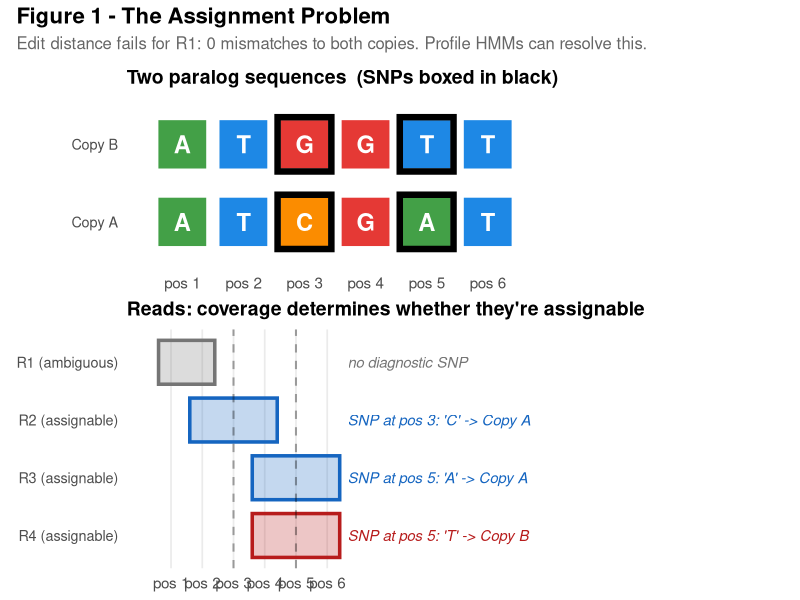
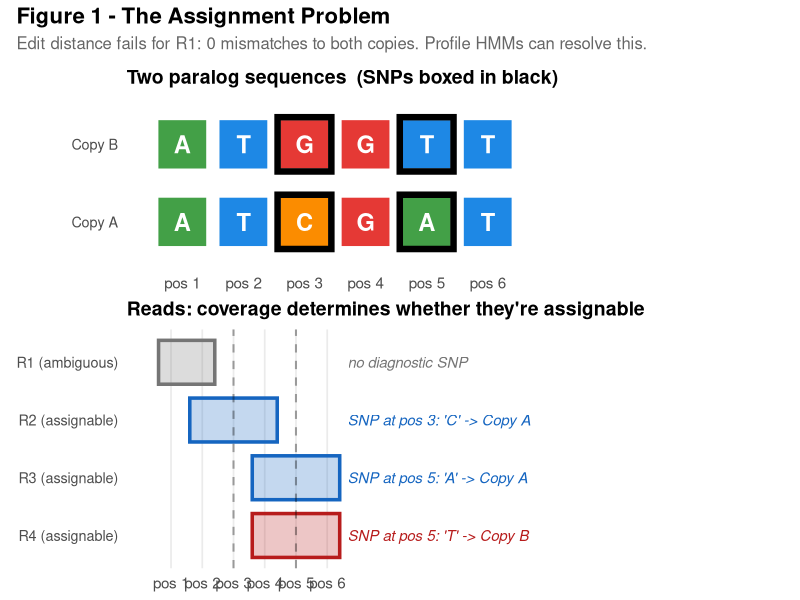
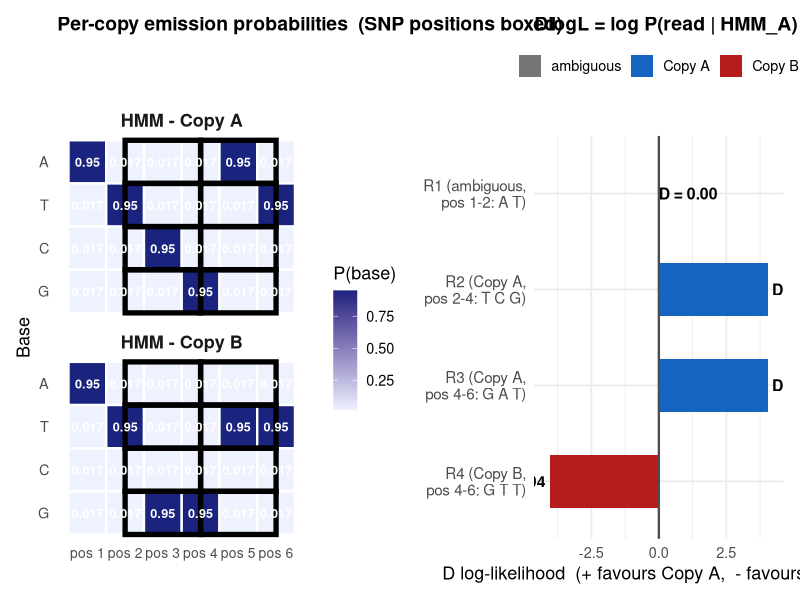
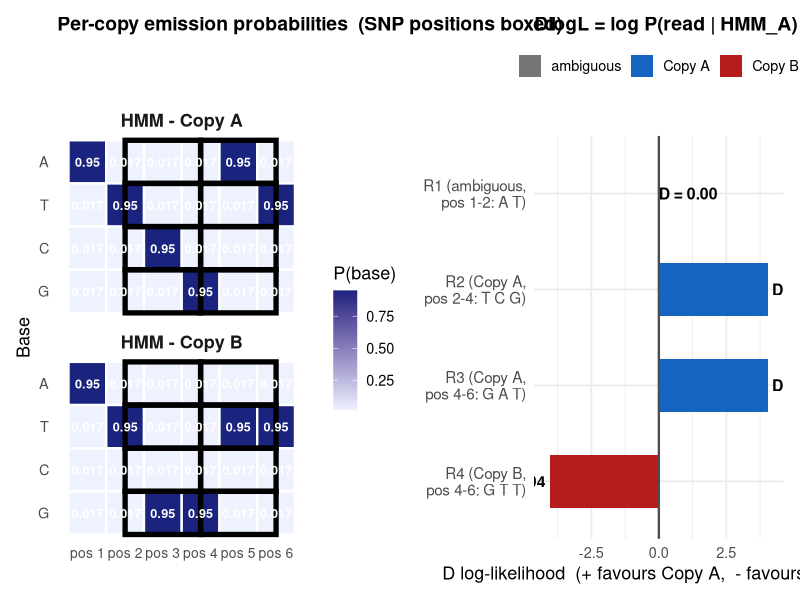
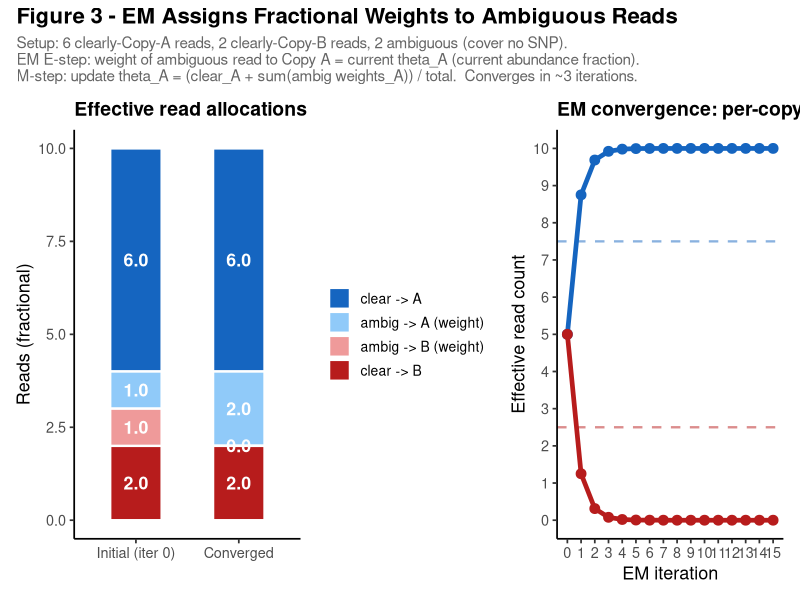
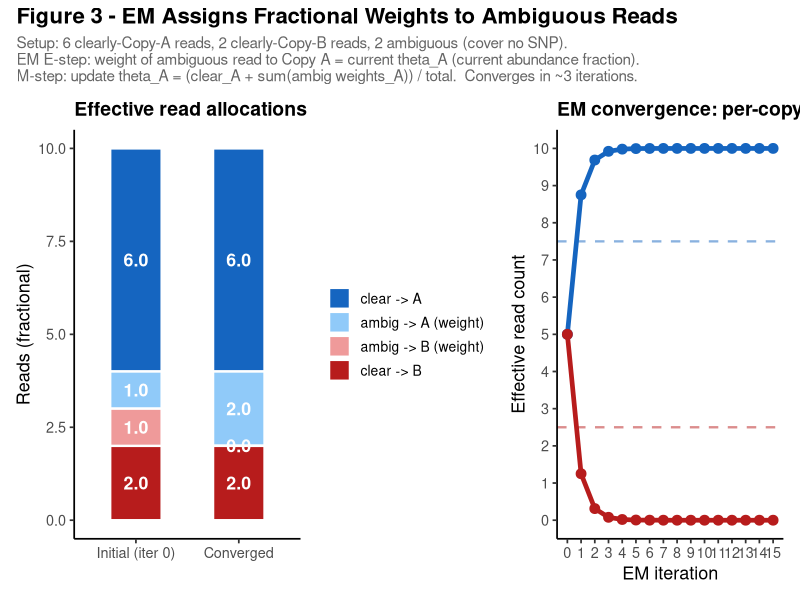

R code for these plots, in order:
suppressPackageStartupMessages({
  library(ggplot2)
  library(dplyr)
  library(patchwork)
  library(tidyr)
})

FIGURES_DIR <- "figures"
dir.create(FIGURES_DIR, showWarnings = FALSE)

# ── Toy example ───────────────────────────────────────────────────────────────
# 6-position exon; SNPs at positions 3 (C/G) and 5 (A/T)
pos   <- 1:6
seq_A <- c("A","T","C","G","A","T")
seq_B <- c("A","T","G","G","T","T")
snps  <- which(seq_A != seq_B)           # positions 3 and 5

base_pal <- c(A="#43A047", T="#1E88E5", C="#FB8C00", G="#E53935")
SLIDE_BASE <- 13   # base_size for slides

# ── Emission matrix helpers ────────────────────────────────────────────────────
p_match <- 0.95
p_other <- (1 - p_match) / 3
bases   <- c("A","T","C","G")

mk_emit <- function(seq) {
  m <- matrix(p_other, nrow = length(seq), ncol = 4,
              dimnames = list(seq_along(seq), bases))
  for (i in seq_along(seq)) m[i, seq[i]] <- p_match
  m
}
emit_A <- mk_emit(seq_A)
emit_B <- mk_emit(seq_B)

log_lik_read <- function(read_bases, emit, start_pos) {
  rows <- seq_along(read_bases) + start_pos - 1L
  sum(log(emit[cbind(rows, match(read_bases, bases))]))
}

# ═══════════════════════════════════════════════════════════════════════════════
# FIGURE 1 — The Assignment Problem
# ═══════════════════════════════════════════════════════════════════════════════
#   Top:    Two paralog sequences as colored tiles; SNP positions boxed
#   Bottom: Four reads as bars; annotated "assignable" or "ambiguous"
#           + a small edit-distance table showing why ambiguous reads fail

# ── Sequence tile data ────────────────────────────────────────────────────────
seq_df <- bind_rows(
  data.frame(copy = "Copy A", pos = pos, base = seq_A, is_snp = pos %in% snps),
  data.frame(copy = "Copy B", pos = pos, base = seq_B, is_snp = pos %in% snps)
)

p_seqs <- ggplot(seq_df, aes(x = pos, y = copy)) +
  geom_tile(aes(fill = base), color = "white", linewidth = 2,
            width = 0.88, height = 0.70) +
  geom_tile(data = filter(seq_df, is_snp),
            fill = NA, color = "black", linewidth = 2.2,
            width = 0.88, height = 0.70) +
  geom_text(aes(label = base), color = "white", fontface = "bold", size = 6) +
  scale_fill_manual(values = base_pal) +
  scale_x_continuous(breaks = 1:6, labels = paste0("pos ", 1:6),
                     expand = c(0.08, 0)) +
  labs(title = "Two paralog sequences  (SNPs boxed in black)",
       x = NULL, y = NULL) +
  theme_minimal(base_size = SLIDE_BASE) +
  theme(panel.grid = element_blank(),
        legend.position = "none",
        axis.text.x = element_text(size = 11),
        plot.title = element_text(face = "bold", size = 14))

# ── Read bar data ─────────────────────────────────────────────────────────────
# R1: pos 1-2  (no SNP) → ambiguous
# R2: pos 2-4  (covers SNP at pos 3, base = C → Copy A) → assignable
# R3: pos 4-6  (covers SNP at pos 5, base = A → Copy A) → assignable
# R4: pos 4-6  (covers SNP at pos 5, base = T → Copy B) → assignable
# (R4 has the Copy B base at pos 5)
reads_meta <- data.frame(
  read_id   = c("R1 (ambiguous)", "R2 (assignable)", "R3 (assignable)", "R4 (assignable)"),
  start     = c(1, 2, 4, 4),
  end       = c(2, 4, 6, 6),
  src       = c("ambiguous", "Copy A", "Copy A", "Copy B"),
  # which SNP does this read cover, if any?
  snp_label = c("no diagnostic SNP", "SNP at pos 3: 'C' -> Copy A",
                "SNP at pos 5: 'A' -> Copy A", "SNP at pos 5: 'T' -> Copy B")
)
reads_meta$read_id <- factor(reads_meta$read_id, levels = rev(reads_meta$read_id))

assign_pal <- c("Copy A" = "#1565C0", "Copy B" = "#B71C1C", "ambiguous" = "#757575")

p_reads <- ggplot(reads_meta) +
  # shaded region covered by read
  geom_rect(aes(xmin = start - 0.4, xmax = end + 0.4,
                ymin = as.integer(read_id) - 0.38,
                ymax = as.integer(read_id) + 0.38,
                fill = src), alpha = 0.25) +
  # bold border
  geom_rect(aes(xmin = start - 0.4, xmax = end + 0.4,
                ymin = as.integer(read_id) - 0.38,
                ymax = as.integer(read_id) + 0.38,
                color = src), fill = NA, linewidth = 1.2) +
  # SNP annotation
  geom_text(aes(x = 6.65, y = as.integer(read_id), label = snp_label,
                color = src),
            hjust = 0, size = 3.8, fontface = "italic") +
  # vertical SNP position lines
  geom_vline(xintercept = snps, linetype = "dashed",
             color = "black", alpha = 0.35, linewidth = 0.7) +
  scale_fill_manual(values = assign_pal, name = NULL) +
  scale_color_manual(values = assign_pal, name = NULL) +
  scale_x_continuous(breaks = 1:6, labels = paste0("pos ", 1:6),
                     expand = c(0.08, 0)) +
  scale_y_continuous(breaks = seq_along(levels(reads_meta$read_id)),
                     labels = levels(reads_meta$read_id)) +
  coord_cartesian(xlim = c(0.5, 12), clip = "off") +
  labs(title = "Reads: coverage determines whether they're assignable",
       x = NULL, y = NULL) +
  theme_minimal(base_size = SLIDE_BASE) +
  theme(panel.grid.minor = element_blank(),
        panel.grid.major.y = element_blank(),
        legend.position = "none",
        axis.text.x = element_text(size = 11),
        plot.title = element_text(face = "bold", size = 14),
        plot.margin = margin(r = 180))

fig1 <- p_seqs / p_reads + plot_layout(heights = c(1, 1.4)) +
  plot_annotation(
    title    = "Figure 1 - The Assignment Problem",
    subtitle = "Edit distance fails for R1: 0 mismatches to both copies. Profile HMMs can resolve this.",
    theme = theme(plot.title = element_text(size = 16, face = "bold"),
                  plot.subtitle = element_text(size = 12, color = "gray40"))
  )

ggsave(file.path(FIGURES_DIR, "fig_hmm1_problem.pdf"), fig1,
       width = 11, height = 7, units = "in")
ggsave(file.path(FIGURES_DIR, "fig_hmm1_problem.png"), fig1,
       width = 11, height = 7, units = "in", dpi = 200)
message("Figure 1 saved.")

# ═══════════════════════════════════════════════════════════════════════════════
# FIGURE 2 — Per-Copy Profile HMM Construction + Scoring
# ═══════════════════════════════════════════════════════════════════════════════
#   Left:   Emission-probability heatmap for HMM_A and HMM_B
#   Right:  For R2 (assignable) and R1 (ambiguous): compute logL_A, logL_B,
#           ΔlogL, and show as a bar (positive = Copy A, negative = Copy B)

# ── Emission heatmap data ─────────────────────────────────────────────────────
emit_long <- bind_rows(
  expand.grid(copy = "HMM - Copy A", pos = 1:6, base = bases,
              stringsAsFactors = FALSE) |>
    mutate(prob = emit_A[cbind(pos, match(base, bases))]),
  expand.grid(copy = "HMM - Copy B", pos = 1:6, base = bases,
              stringsAsFactors = FALSE) |>
    mutate(prob = emit_B[cbind(pos, match(base, bases))])
)
emit_long$base <- factor(emit_long$base, levels = rev(bases))
emit_long$is_snp <- emit_long$pos %in% snps

p_emit <- ggplot(emit_long, aes(x = pos, y = base, fill = prob)) +
  geom_tile(color = "white", linewidth = 0.8) +
  geom_tile(data = filter(emit_long, is_snp),
            fill = NA, color = "black", linewidth = 1.8) +
  geom_text(aes(label = ifelse(prob > 0.5,
                               sprintf("%.2f", prob),
                               sprintf("%.3f", prob))),
            size = 3.2, color = "white", fontface = "bold") +
  scale_fill_gradient(low = "#EEF2FF", high = "#1A237E",
                      name = "P(base)") +
  scale_x_continuous(breaks = 1:6, labels = paste0("pos ", 1:6)) +
  facet_wrap(~ copy, ncol = 1) +
  labs(title = "Per-copy emission probabilities  (SNP positions boxed)",
       x = NULL, y = "Base") +
  theme_minimal(base_size = SLIDE_BASE) +
  theme(panel.grid = element_blank(),
        strip.text = element_text(face = "bold", size = 13),
        axis.text.x = element_text(size = 10),
        plot.title = element_text(face = "bold", size = 14))

# ── Log-likelihood scoring ─────────────────────────────────────────────────────
# R1: pos 1-2, bases = A T  (same in both copies → ΔlogL = 0)
# R2: pos 2-4, bases = T C G  (Copy A read, covers SNP at pos 3)
# R3: pos 4-6, bases = G A T  (Copy A read, covers SNP at pos 5)
# R4: pos 4-6, bases = G T T  (Copy B read, covers SNP at pos 5)

score_reads <- data.frame(
  read_id = c("R1 (ambiguous,\npos 1-2: A T)",
              "R2 (Copy A,\npos 2-4: T C G)",
              "R3 (Copy A,\npos 4-6: G A T)",
              "R4 (Copy B,\npos 4-6: G T T)"),
  start   = c(1L, 2L, 4L, 4L),
  bases   = I(list(c("A","T"), c("T","C","G"), c("G","A","T"), c("G","T","T")))
)
score_reads$logL_A <- mapply(log_lik_read,
                             score_reads$bases, list(emit_A), score_reads$start)
score_reads$logL_B <- mapply(log_lik_read,
                             score_reads$bases, list(emit_B), score_reads$start)
score_reads$delta  <- score_reads$logL_A - score_reads$logL_B
score_reads$decision <- ifelse(abs(score_reads$delta) < 0.1, "ambiguous",
                                ifelse(score_reads$delta > 0, "Copy A", "Copy B"))
score_reads$read_id <- factor(score_reads$read_id,
                               levels = rev(score_reads$read_id))

p_score <- ggplot(score_reads, aes(y = read_id, x = delta,
                                    fill = decision)) +
  geom_col(width = 0.55) +
  geom_vline(xintercept = 0, linewidth = 0.8, color = "gray30") +
  geom_text(aes(label = sprintf("D = %.2f", delta),
                x = delta + sign(delta) * 0.15),
            hjust = ifelse(score_reads$delta >= 0, 0, 1),
            size = 4, fontface = "bold") +
  scale_fill_manual(values = c("Copy A" = "#1565C0",
                                "Copy B" = "#B71C1C",
                                "ambiguous" = "#757575"),
                    name = NULL) +
  labs(title = "DlogL = log P(read | HMM_A) - log P(read | HMM_B)",
       x = "D log-likelihood  (+ favours Copy A,  - favours Copy B)",
       y = NULL) +
  theme_minimal(base_size = SLIDE_BASE) +
  theme(legend.position = "top",
        axis.text.y = element_text(size = 11),
        plot.title = element_text(face = "bold", size = 14))

fig2 <- p_emit | p_score +
  plot_annotation(
    title    = "Figure 2 - Per-Copy Profile HMM Construction & Scoring",
    subtitle = paste0(
      "Each HMM emits P(base) ~= 0.95 at the copy's own base, ~= 0.017 elsewhere.\n",
      "At SNP positions (boxed) the two HMMs diverge strongly -> large |DlogL|.\n",
      "R1 covers no SNP -> DlogL ~= 0 -> ambiguous. R2-R4 cover a SNP -> clear assignment."
    ),
    theme = theme(plot.title = element_text(size = 16, face = "bold"),
                  plot.subtitle = element_text(size = 11, color = "gray40"))
  )

ggsave(file.path(FIGURES_DIR, "fig_hmm2_scoring.pdf"), fig2,
       width = 14, height = 7.5, units = "in")
ggsave(file.path(FIGURES_DIR, "fig_hmm2_scoring.png"), fig2,
       width = 14, height = 7.5, units = "in", dpi = 200)
message("Figure 2 saved.")

# ═══════════════════════════════════════════════════════════════════════════════
# FIGURE 3 — EM Resolves Ambiguous Reads
# ═══════════════════════════════════════════════════════════════════════════════
#   Scenario: 10 reads total
#     6 clearly from Copy A (high +ΔlogL)
#     2 clearly from Copy B (high −ΔlogL)
#     2 ambiguous (ΔlogL ≈ 0, cover no SNP)
#   True: Copy A has 6 + some ambiguous fraction, Copy B has 2 + rest
#   Show EM iterates: fractional weight per ambiguous read converges.

# ── EM implementation ─────────────────────────────────────────────────────────
n_reads <- 10L
n_A_clear <- 6L;  n_B_clear <- 2L;  n_ambig <- 2L

# logL differences for each read category
delta_clear_A  <-  3.5   # log-odds strongly favouring Copy A
delta_clear_B  <- -3.5
delta_ambiguous <-  0.0  # truly ambiguous: equal prob from either copy

# EM loop
# State: theta = P(Copy A)   [probability that a random read came from Copy A]
# E-step: for ambiguous read, weight_A = theta * exp(logL_A) / normaliser
#         For clear reads, weight is effectively 0 or 1 (very high |delta|)
# M-step: theta = (sum of Copy A weights) / n_reads

em_iters <- 15L
theta_vec   <- numeric(em_iters + 1L)
w_ambig_vec <- numeric(em_iters + 1L)  # weight assigned to Copy A for each ambig read
theta_vec[1] <- 0.5   # start uniform

for (iter in seq_len(em_iters)) {
  th <- theta_vec[iter]
  # E-step: weights
  # clear_A reads: P(Copy A | read) ≈ 1   (ΔlogL = 3.5 >> 0)
  # clear_B reads: P(Copy A | read) ≈ 0
  # ambig reads:   P(Copy A | read) = th * exp(0) / (th*1 + (1-th)*1) = th
  #   (because exp(delta_ambiguous) = 1 for ambiguous reads)
  w_A_clear  <- n_A_clear  * 1.0
  w_A_ambig  <- n_ambig    * th       # fractional weight per ambiguous read
  w_B_clear  <- n_B_clear  * 0.0
  w_B_ambig  <- n_ambig    * (1 - th)

  # M-step
  total_A <- w_A_clear + w_A_ambig
  total_B <- w_B_clear + w_B_ambig
  theta_new <- total_A / (total_A + total_B)
  theta_vec[iter + 1L]   <- theta_new
  w_ambig_vec[iter + 1L] <- th   # the weight that was USED in this iteration
}

em_df <- data.frame(
  iter    = 0:em_iters,
  theta   = theta_vec,
  w_ambig = w_ambig_vec
)
em_df$count_A <- em_df$theta * n_reads
em_df$count_B <- (1 - em_df$theta) * n_reads

# ── EM convergence line plot ──────────────────────────────────────────────────
p_conv <- ggplot(em_df, aes(x = iter)) +
  geom_hline(yintercept = (n_A_clear + n_ambig * (n_A_clear / (n_A_clear + n_B_clear))),
             linetype = "dashed", color = "#1565C0", linewidth = 0.8, alpha = 0.5) +
  geom_hline(yintercept = (n_B_clear + n_ambig * (n_B_clear / (n_A_clear + n_B_clear))),
             linetype = "dashed", color = "#B71C1C", linewidth = 0.8, alpha = 0.5) +
  geom_line(aes(y = count_A), color = "#1565C0", linewidth = 1.6) +
  geom_point(aes(y = count_A), color = "#1565C0", size = 3) +
  geom_line(aes(y = count_B), color = "#B71C1C", linewidth = 1.6) +
  geom_point(aes(y = count_B), color = "#B71C1C", size = 3) +
  annotate("label", x = 14, y = em_df$count_A[em_iters + 1] + 0.15,
           label = sprintf("Copy A: %.2f reads", em_df$count_A[em_iters + 1]),
           color = "#1565C0", fill = "white", size = 4.2, fontface = "bold",
           hjust = 1) +
  annotate("label", x = 14, y = em_df$count_B[em_iters + 1] - 0.15,
           label = sprintf("Copy B: %.2f reads", em_df$count_B[em_iters + 1]),
           color = "#B71C1C", fill = "white", size = 4.2, fontface = "bold",
           hjust = 1) +
  scale_x_continuous(breaks = 0:em_iters) +
  scale_y_continuous(breaks = 0:10, limits = c(0, 10)) +
  labs(title = "EM convergence: per-copy read counts",
       x = "EM iteration", y = "Effective read count") +
  theme_classic(base_size = SLIDE_BASE) +
  theme(plot.title = element_text(face = "bold", size = 14))

# ── Stacked bar of read allocations ──────────────────────────────────────────
alloc_df <- bind_rows(
  data.frame(iter = 0L,          # initial state
             type = c("clear -> A", "ambig -> A (weight)", "clear -> B", "ambig -> B (weight)"),
             count = c(n_A_clear, n_ambig * 0.5, n_B_clear, n_ambig * 0.5),
             copy  = c("Copy A","Copy A","Copy B","Copy B")),
  data.frame(iter = em_iters,    # converged state
             type = c("clear -> A", "ambig -> A (weight)", "clear -> B", "ambig -> B (weight)"),
             count = c(n_A_clear,
                       n_ambig * theta_vec[em_iters + 1],
                       n_B_clear,
                       n_ambig * (1 - theta_vec[em_iters + 1])),
             copy  = c("Copy A","Copy A","Copy B","Copy B"))
)
alloc_df$iter_label <- factor(
  ifelse(alloc_df$iter == 0, "Initial (iter 0)", "Converged"),
  levels = c("Initial (iter 0)", "Converged")
)
alloc_df$type <- factor(alloc_df$type,
  levels = c("clear -> A","ambig -> A (weight)","ambig -> B (weight)","clear -> B"))

bar_pal <- c("clear -> A"         = "#1565C0",
             "ambig -> A (weight)"= "#90CAF9",
             "ambig -> B (weight)"= "#EF9A9A",
             "clear -> B"         = "#B71C1C")

p_bars <- ggplot(alloc_df, aes(x = iter_label, y = count, fill = type)) +
  geom_col(width = 0.5, color = "white", linewidth = 0.8) +
  geom_text(aes(label = sprintf("%.1f", count)),
            position = position_stack(vjust = 0.5),
            color = "white", fontface = "bold", size = 4.5) +
  scale_fill_manual(values = bar_pal, name = NULL) +
  labs(title = "Effective read allocations",
       x = NULL, y = "Reads (fractional)") +
  theme_classic(base_size = SLIDE_BASE) +
  theme(legend.position = "right",
        legend.text = element_text(size = 10),
        plot.title = element_text(face = "bold", size = 14))

fig3 <- (p_bars | p_conv) +
  plot_annotation(
    title    = "Figure 3 - EM Assigns Fractional Weights to Ambiguous Reads",
    subtitle = paste0(
      "Setup: 6 clearly-Copy-A reads, 2 clearly-Copy-B reads, 2 ambiguous (cover no SNP).\n",
      "EM E-step: weight of ambiguous read to Copy A = current theta_A (current abundance fraction).\n",
      "M-step: update theta_A = (clear_A + sum(ambig weights_A)) / total.  Converges in ~3 iterations."
    ),
    theme = theme(plot.title = element_text(size = 16, face = "bold"),
                  plot.subtitle = element_text(size = 11, color = "gray40"))
  )

ggsave(file.path(FIGURES_DIR, "fig_hmm3_em.pdf"), fig3,
       width = 14, height = 6.5, units = "in")
ggsave(file.path(FIGURES_DIR, "fig_hmm3_em.png"), fig3,
       width = 14, height = 6.5, units = "in", dpi = 200)
message("Figure 3 saved.")
message("All advisor HMM figures written to figures/fig_hmm{1,2,3}_*")
